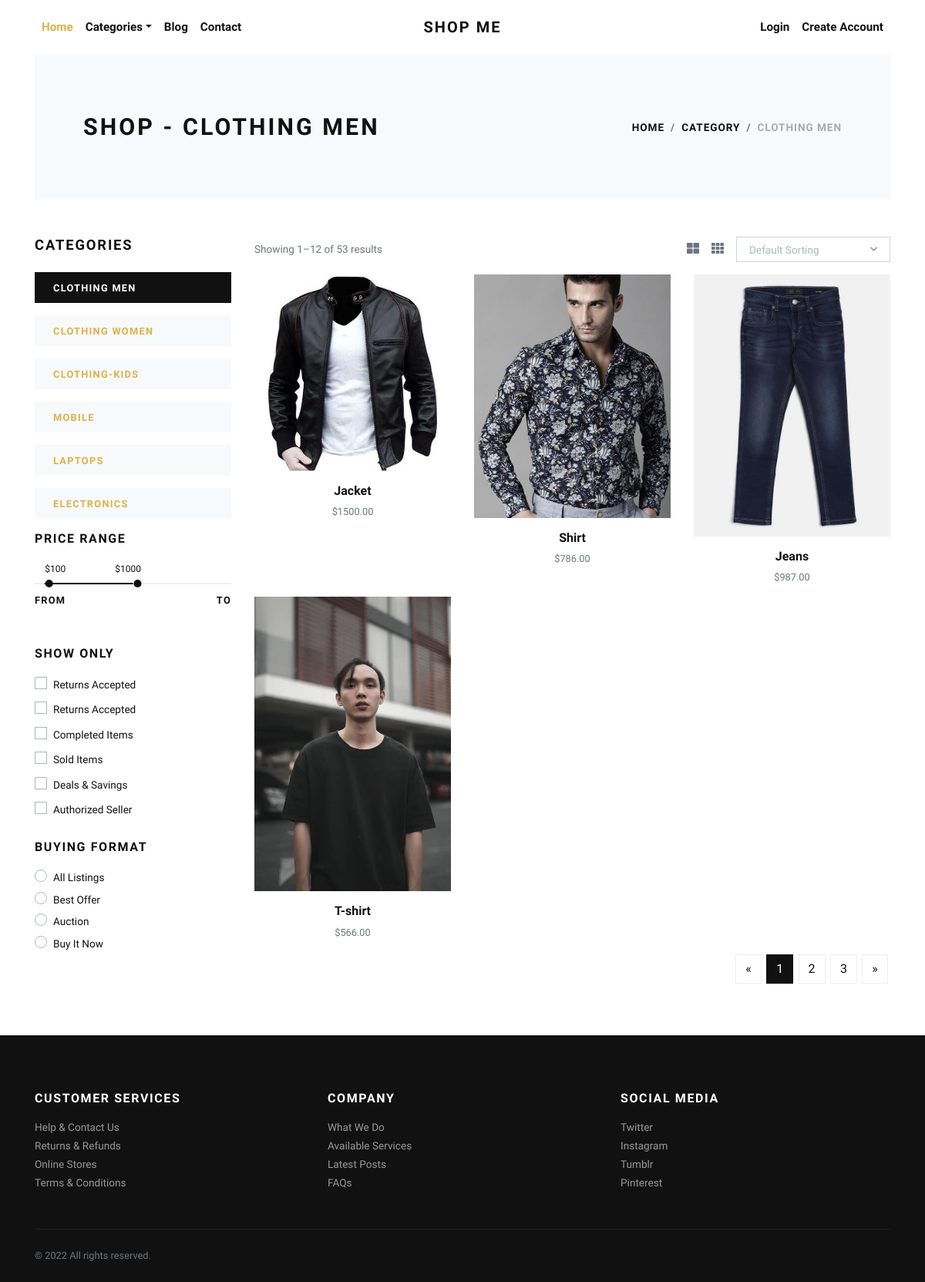
/clothing-men/, run on the app's committed database.
### store/models.py (models this page shows, shortened)
class Category(models.Model):
    title = models.CharField(max_length=50, verbose_name="Category Title")
    slug = models.SlugField(max_length=55, verbose_name="Category Slug")
    description = models.TextField(blank=True, verbose_name="Category Description")
    category_image = models.ImageField(upload_to='category', blank=True, null=True, verbose_name="Category Image")
    is_active = models.BooleanField(verbose_name="Is Active?")
    is_featured = models.BooleanField(verbose_name="Is Featured?")
    created_at = models.DateTimeField(auto_now_add=True, verbose_name="Created Date")
    updated_at = models.DateTimeField(auto_now=True, verbose_name="Updated Date")
    class Meta:
        verbose_name_plural = 'Categories'
        ordering = ('-created_at', )

class Product(models.Model):
    title = models.CharField(max_length=150, verbose_name="Product Title")
    slug = models.SlugField(max_length=160, verbose_name="Product Slug")
    sku = models.CharField(max_length=255, unique=True, verbose_name="Unique Product ID (SKU)")
    short_description = models.TextField(verbose_name="Short Description")
    detail_description = models.TextField(blank=True, null=True, verbose_name="Detail Description")
    product_image = models.ImageField(upload_to='product', blank=True, null=True, verbose_name="Product Image")
    price = models.DecimalField(max_digits=8, decimal_places=2)
    category = models.ForeignKey(Category, verbose_name="Product Categoy", on_delete=models.CASCADE)
    is_active = models.BooleanField(verbose_name="Is Active?")
    is_featured = models.BooleanField(verbose_name="Is Featured?")
    created_at = models.DateTimeField(auto_now_add=True, verbose_name="Created Date")
    updated_at = models.DateTimeField(auto_now=True, verbose_name="Updated Date")
    class Meta:
        verbose_name_plural = 'Products'
        ordering = ('-created_at', )

### store/views.py (the view)
# urls.py: path('<slug:slug>/', views.category_products, name="category-products"),
def category_products(request, slug):
    category = get_object_or_404(Category, slug=slug)
    products = Product.objects.filter(is_active=True, category=category)
    categories = Category.objects.filter(is_active=True)
    context = {
        'category': category,
        'products': products,
        'categories': categories,
    }
    return render(request, 'store/category_products.html', context)

### store/context_preprocessors.py (called while the page is built)
def store_menu(request):
    categories = Category.objects.filter(is_active=True)
    context = {
        'categories_menu': categories,
    }
    return context

def cart_menu(request):
    if request.user.is_authenticated:
        cart_items= Cart.objects.filter(user=request.user)
        context = {
            'cart_items': cart_items,
        }
    else:
        context = {}
    return context

### templates/store/category_products.html (shortened to what this page needs)
{% extends 'base.html' %}
{% load static %}
    {% block content %}
      <div class="container">
        <section class="py-5 bg-light">
          <div class="container">
            <div class="row px-4 px-lg-5 py-lg-4 align-items-center">
              <div class="col-lg-6">
                <h1 class="h2 text-uppercase mb-0">Shop - {{category.title}}</h1>
              </div>
              <div class="col-lg-6 text-lg-right">
                <nav aria-label="breadcrumb">
                  <ol class="breadcrumb justify-content-lg-end mb-0 px-0">
                    <li class="breadcrumb-item"><a href="{% url 'store:home' %}">Home</a></li>
                    <li class="breadcrumb-item"><a href="{% url 'store:all-categories' %}">Category</a></li>
                    <li class="breadcrumb-item active" aria-current="page">{{category.title}}</li>
                  </ol>
                </nav>
              </div>
            </div>
          </div>
        </section>
        <section class="py-5">
          <div class="container p-0">
            <div class="row">
              <div class="col-lg-3 order-2 order-lg-1">
                <h5 class="text-uppercase mb-4">Categories</h5>
                {% if categories %}
                  {% for cat in categories %}
                    <a href="{% url 'store:category-products' cat.slug %}">
                      <div class="py-2 px-4 {% if category == cat %}bg-dark text-white {% else %}bg-light{% endif %} mb-3">
                        <strong class="small text-uppercase font-weight-bold">{{cat.title}}</strong>
                      </div>
                    </a>
                  {% endfor %}
                {% endif %}
                <h6 class="text-uppercase mb-4">Price range</h6>
                <div class="price-range pt-4 mb-5">
                  <div id="range"></div>
                  <div class="row pt-2">
                    <div class="col-6"><strong class="small font-weight-bold text-uppercase">From</strong></div>
                    <div class="col-6 text-right"><strong class="small font-weight-bold text-uppercase">To</strong></div>
                  </div>
                </div>
                <h6 class="text-uppercase mb-3">Show only</h6>
                <div class="custom-control custom-checkbox mb-1">
                  <label class="custom-control-label text-small" for="customCheck1">Returns Accepted</label>
                </div>
                <div class="custom-control custom-checkbox mb-1">
                  <label class="custom-control-label text-small" for="customCheck2">Returns Accepted</label>
                </div>
                <div class="custom-control custom-checkbox mb-1">
                  <label class="custom-control-label text-small" for="customCheck3">Completed Items</label>
                </div>
                <div class="custom-control custom-checkbox mb-1">
                  <label class="custom-control-label text-small" for="customCheck4">Sold Items</label>
                </div>
                <div class="custom-control custom-checkbox mb-1">
                  <label class="custom-control-label text-small" for="customCheck5">Deals &amp; Savings</label>
                </div>
                <div class="custom-control custom-checkbox mb-4">
                  <label class="custom-control-label text-small" for="customCheck6">Authorized Seller</label>
                </div>
                <h6 class="text-uppercase mb-3">Buying format</h6>
                <div class="custom-control custom-radio">
                  <label class="custom-control-label text-small" for="customRadio1">All Listings</label>
                </div>
                <div class="custom-control custom-radio">
                  <label class="custom-control-label text-small" for="customRadio2">Best Offer</label>
                </div>
                <div class="custom-control custom-radio">
                  <label class="custom-control-label text-small" for="customRadio3">Auction</label>
                </div>
                <div class="custom-control custom-radio">
                  <label class="custom-control-label text-small" for="customRadio4">Buy It Now</label>
                </div>
              </div>
              <div class="col-lg-9 order-1 order-lg-2 mb-5 mb-lg-0">
                <div class="row mb-3 align-items-center">
                  <div class="col-lg-6 mb-2 mb-lg-0">
                    <p class="text-small text-muted mb-0">Showing 1–12 of 53 results</p>
                  </div>
                  <div class="col-lg-6">
                    <ul class="list-inline d-flex align-items-center justify-content-lg-end mb-0">
                      <li class="list-inline-item text-muted mr-3"><a class="reset-anchor p-0" href="#"><i class="fas fa-th-large"></i></a></li>
                      <li class="list-inline-item text-muted mr-3"><a class="reset-anchor p-0" href="#"><i class="fas fa-th"></i></a></li>
                      <li class="list-inline-item">
                      </li>
                    </ul>
                  </div>
                </div>
                <div class="row">
                  {% if products %}
                    {% for product in products %}
                      <div class="col-lg-4 col-sm-6">
                        <div class="product text-center">
                          <div class="mb-3 position-relative">
                            <a class="d-block" href="{% url 'store:product-detail' product.slug %}">
                              {% if product.product_image %}
                                <img class="img-fluid w-100" src="{{product.product_image.url}}" alt="{{product.title}}">
                              {% else %}
                                <img class="img-fluid w-100" src="{% static 'img/product-1.jpg' %}" alt="{{product.title}}">
                              {% endif %}
                            </a>
                          </div>
                          <h6> <a class="reset-anchor" href="{% url 'store:product-detail' product.slug %}">{{product.title}}</a></h6>
                          <p class="small text-muted">${{product.price}}</p>
                        </div>
                      </div>
                    {% endfor %}
                  {% endif %}
                </div>
                <nav aria-label="Page navigation example">
                  <ul class="pagination justify-content-center justify-content-lg-end">
                    <li class="page-item"><a class="page-link" href="#" aria-label="Previous"><span aria-hidden="true">«</span></a></li>
                    <li class="page-item active"><a class="page-link" href="#">1</a></li>
                    <li class="page-item"><a class="page-link" href="#">2</a></li>
                    <li class="page-item"><a class="page-link" href="#">3</a></li>
                    <li class="page-item"><a class="page-link" href="#" aria-label="Next"><span aria-hidden="true">»</span></a></li>
                  </ul>
                </nav>
              </div>
            </div>
          </div>
        </section>
      </div>
      {% endblock content %}

### django_ekart/static/css/style.css (style rules this page uses)
.text-small { font-size: 0.85rem !important; }
strong { font-weight: 700; }
.product img { -webkit-filter: grayscale(40%); filter: grayscale(40%); transition: all 0.3s; }
.text-uppercase { text-transform: uppercase; letter-spacing: 0.1em; }
.reset-anchor { color: inherit; transition: all 0.3s; }
.noUi-target { background: #efefef; border-radius: 0; border: none; box-shadow: none; }
.noUi-horizontal { height: 2px; }
body { font-family: "Libre Franklin", sans-serif; font-size: 1rem; font-weight: 400; line-height: 1.5; color: #111111; background-color: #fff; }
a { color: #dcb14a; text-decoration: none; }
h1, h2, h3, h4, h5, h6, .h1, .h2, .h3, .h4, .h5, .h6 { margin-bottom: 0.5rem; font-family: inherit; font-weight: 900; line-height: 1.2; color: inherit; }
h1, .h1 { font-size: 2.2rem; }
h2, .h2 { font-size: 1.9rem; }
h5, .h5 { font-size: 1.15rem; }
h6, .h6 { font-size: 1rem; }
small, .small { font-size: 80%; font-weight: 400; }
.page-item:first-child .page-link { border-top-left-radius: 0; border-bottom-left-radius: 0; }
.page-item:last-child .page-link { border-top-right-radius: 0; border-bottom-right-radius: 0; }
.page-item.active .page-link { color: #fff; background-color: #111111; border-color: #111111; }
.page-link { padding: 0.5rem 0.75rem; line-height: 1.25; color: #111111; background-color: none; border: 1px solid #eee; margin: 0.2rem; transition: all 0.3s; }
.bg-light { background-color: #f8f9fa !important; }
.bg-dark { background-color: #111111 !important; }
.custom-checkbox .custom-control-label::before { border-radius: 0; }
.custom-radio .custom-control-label::before { border-radius: 50%; }
.custom-control-label { font-weight: 400; line-height: 2.1em; cursor: pointer; }
.breadcrumb { background: #f8f9fa; }
.breadcrumb-item { font-size: 0.85rem; text-transform: uppercase; letter-spacing: 0.07em; font-weight: 900; color: #111111; }
.breadcrumb-item a { color: inherit; transition: all 0.3s; }
.breadcrumb-item.active { color: #aaa; }

### data on the page
Category: title "CLOTHING MEN"
Category: title "CLOTHING WOMEN"
Category: title "CLOTHING-KIDS"
Category: title "MOBILE"
Category: title "LAPTOPS"
Category: title "ELECTRONICS"
Product: product_image (picture), title "Jacket", price "1500.00"
Product: product_image (picture), title "Shirt", price "786.00"
Product: product_image (picture), title "Jeans", price "987.00"
Product: product_image (picture), title "T-shirt", price "566.00"
